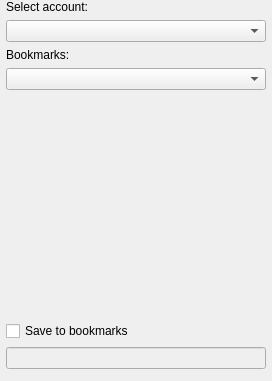
<?xml version="1.0" encoding="UTF-8"?>
<ui version="4.0">
 <class>JoinGroupChat</class>
 <widget class="QDialog" name="JoinGroupChat">
  <property name="geometry">
   <rect>
    <x>0</x>
    <y>0</y>
    <width>272</width>
    <height>381</height>
   </rect>
  </property>
  <property name="windowTitle">
   <string>Join groupchat</string>
  </property>
  <layout class="QVBoxLayout" name="verticalLayout">
   <property name="spacing">
    <number>0</number>
   </property>
   <property name="leftMargin">
    <number>0</number>
   </property>
   <property name="topMargin">
    <number>0</number>
   </property>
   <property name="rightMargin">
    <number>0</number>
   </property>
   <property name="bottomMargin">
    <number>6</number>
   </property>
   <item>
    <widget class="qutim_sdk_0_3::ActionToolBar" name="toolBar" native="true"/>
   </item>
   <item>
    <layout class="QVBoxLayout" name="verticalLayout_2">
     <property name="spacing">
      <number>6</number>
     </property>
     <property name="leftMargin">
      <number>6</number>
     </property>
     <property name="rightMargin">
      <number>6</number>
     </property>
     <property name="bottomMargin">
      <number>0</number>
     </property>
     <item>
      <widget class="QLabel" name="label">
       <property name="text">
        <string>Select account:</string>
       </property>
      </widget>
     </item>
     <item>
      <widget class="QComboBox" name="accountBox"/>
     </item>
     <item>
      <widget class="QLabel" name="label_2">
       <property name="text">
        <string>Bookmarks:</string>
       </property>
      </widget>
     </item>
     <item>
      <widget class="QComboBox" name="bookmarksBox"/>
     </item>
     <item>
      <widget class="QStackedWidget" name="stackedWidget">
       <property name="currentIndex">
        <number>0</number>
       </property>
       <widget class="QWidget" name="joinPage">
        <layout class="QVBoxLayout" name="joinPageLayout">
         <property name="margin">
          <number>0</number>
         </property>
         <item>
          <spacer name="verticalSpacer">
           <property name="orientation">
            <enum>Qt::Vertical</enum>
           </property>
           <property name="sizeHint" stdset="0">
            <size>
             <width>20</width>
             <height>40</height>
            </size>
           </property>
          </spacer>
         </item>
         <item>
          <widget class="QCheckBox" name="saveBookmark">
           <property name="text">
            <string>Save to bookmarks</string>
           </property>
          </widget>
         </item>
         <item>
          <widget class="QLineEdit" name="bookmarkName">
           <property name="enabled">
            <bool>false</bool>
           </property>
          </widget>
         </item>
        </layout>
       </widget>
       <widget class="QWidget" name="bookmarksPage"/>
      </widget>
     </item>
     <item>
      <widget class="ActionBox" name="actionBox" native="true"/>
     </item>
    </layout>
   </item>
  </layout>
 </widget>
 <customwidgets>
  <customwidget>
   <class>qutim_sdk_0_3::ActionToolBar</class>
   <extends>QWidget</extends>
   <header location="global">libqutim/actiontoolbar.h</header>
   <container>1</container>
  </customwidget>
  <customwidget>
   <class>ActionBox</class>
   <extends>QWidget</extends>
   <header>actionbox.h</header>
   <container>1</container>
  </customwidget>
 </customwidgets>
 <resources/>
 <connections>
  <connection>
   <sender>saveBookmark</sender>
   <signal>toggled(bool)</signal>
   <receiver>bookmarkName</receiver>
   <slot>setEnabled(bool)</slot>
   <hints>
    <hint type="sourcelabel">
     <x>107</x>
     <y>163</y>
    </hint>
    <hint type="destinationlabel">
     <x>107</x>
     <y>190</y>
    </hint>
   </hints>
  </connection>
 </connections>
</ui>
